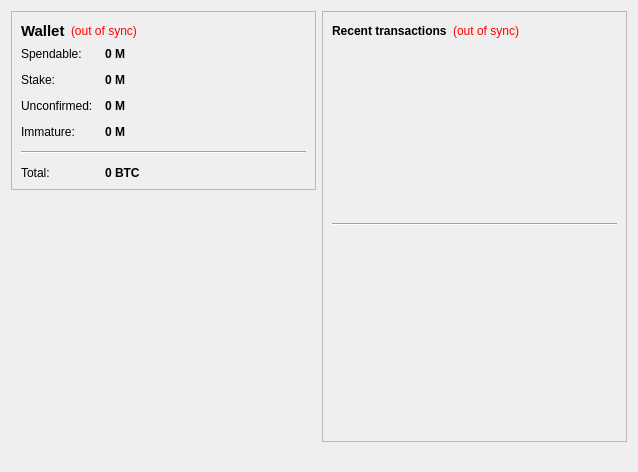
<?xml version="1.0" encoding="UTF-8"?>
<ui version="4.0">
 <class>OverviewPage</class>
 <widget class="QWidget" name="OverviewPage">
  <property name="geometry">
   <rect>
    <x>0</x>
    <y>0</y>
    <width>638</width>
    <height>472</height>
   </rect>
  </property>
  <property name="windowTitle">
   <string>Form</string>
  </property>
  <layout class="QHBoxLayout" name="horizontalLayout" stretch="1,1">
   <item>
    <layout class="QVBoxLayout" name="verticalLayout_2">
     <item>
      <widget class="QFrame" name="frame">
       <property name="frameShape">
        <enum>QFrame::StyledPanel</enum>
       </property>
       <property name="frameShadow">
        <enum>QFrame::Raised</enum>
       </property>
       <layout class="QVBoxLayout" name="verticalLayout_4">
        <item>
         <layout class="QHBoxLayout" name="horizontalLayout_4">
          <item>
           <widget class="QLabel" name="label_5">
            <property name="font">
             <font>
              <pointsize>11</pointsize>
              <weight>75</weight>
              <bold>true</bold>
             </font>
            </property>
            <property name="text">
             <string>Wallet</string>
            </property>
           </widget>
          </item>
          <item>
           <widget class="QLabel" name="labelWalletStatus">
            <property name="toolTip">
             <string>The displayed information may be out of date. Your wallet automatically synchronizes with the Maieuticoin network after a connection is established, but this process has not completed yet.</string>
            </property>
            <property name="styleSheet">
             <string notr="true">QLabel { color: red; }</string>
            </property>
            <property name="text">
             <string notr="true">(out of sync)</string>
            </property>
            <property name="alignment">
             <set>Qt::AlignLeading|Qt::AlignLeft|Qt::AlignVCenter</set>
            </property>
           </widget>
          </item>
          <item>
           <spacer name="horizontalSpacer_2">
            <property name="orientation">
             <enum>Qt::Horizontal</enum>
            </property>
            <property name="sizeHint" stdset="0">
             <size>
              <width>40</width>
              <height>20</height>
             </size>
            </property>
           </spacer>
          </item>
         </layout>
        </item>
        <item>
         <layout class="QFormLayout" name="formLayout_2">
          <property name="fieldGrowthPolicy">
           <enum>QFormLayout::AllNonFixedFieldsGrow</enum>
          </property>
          <property name="horizontalSpacing">
           <number>12</number>
          </property>
          <property name="verticalSpacing">
           <number>12</number>
          </property>
          <item row="0" column="0">
           <widget class="QLabel" name="label">
            <property name="text">
             <string>Spendable:</string>
            </property>
           </widget>
          </item>
          <item row="0" column="1">
           <widget class="QLabel" name="labelBalance">
            <property name="font">
             <font>
              <weight>75</weight>
              <bold>true</bold>
             </font>
            </property>
            <property name="cursor">
             <cursorShape>IBeamCursor</cursorShape>
            </property>
            <property name="toolTip">
             <string>Your current spendable balance</string>
            </property>
            <property name="text">
             <string notr="true">0 M</string>
            </property>
            <property name="textInteractionFlags">
             <set>Qt::LinksAccessibleByMouse|Qt::TextSelectableByKeyboard|Qt::TextSelectableByMouse</set>
            </property>
           </widget>
          </item>
          <item row="1" column="0">
           <widget class="QLabel" name="label_6">
            <property name="text">
             <string>Stake:</string>
            </property>
           </widget>
          </item>
          <item row="1" column="1">
           <widget class="QLabel" name="labelStake">
            <property name="font">
             <font>
              <weight>75</weight>
              <bold>true</bold>
             </font>
            </property>
            <property name="cursor">
             <cursorShape>IBeamCursor</cursorShape>
            </property>
            <property name="toolTip">
             <string>Total of coins that was staked, and do not yet count toward the current balance</string>
            </property>
            <property name="text">
             <string notr="true">0 M</string>
            </property>
            <property name="textInteractionFlags">
             <set>Qt::LinksAccessibleByMouse|Qt::TextSelectableByKeyboard|Qt::TextSelectableByMouse</set>
            </property>
           </widget>
          </item>
          <item row="2" column="0">
           <widget class="QLabel" name="label_3">
            <property name="text">
             <string>Unconfirmed:</string>
            </property>
           </widget>
          </item>
          <item row="2" column="1">
           <widget class="QLabel" name="labelUnconfirmed">
            <property name="font">
             <font>
              <weight>75</weight>
              <bold>true</bold>
             </font>
            </property>
            <property name="cursor">
             <cursorShape>IBeamCursor</cursorShape>
            </property>
            <property name="toolTip">
             <string>Total of transactions that have yet to be confirmed, and do not yet count toward the current balance</string>
            </property>
            <property name="text">
             <string notr="true">0 M</string>
            </property>
            <property name="textInteractionFlags">
             <set>Qt::LinksAccessibleByMouse|Qt::TextSelectableByKeyboard|Qt::TextSelectableByMouse</set>
            </property>
           </widget>
          </item>
          <item row="3" column="0">
           <widget class="QLabel" name="labelImmatureText">
            <property name="text">
             <string>Immature:</string>
            </property>
           </widget>
          </item>
          <item row="3" column="1">
           <widget class="QLabel" name="labelImmature">
            <property name="font">
             <font>
              <weight>75</weight>
              <bold>true</bold>
             </font>
            </property>
            <property name="toolTip">
             <string>Mined balance that has not yet matured</string>
            </property>
            <property name="text">
             <string notr="true">0 M</string>
            </property>
            <property name="textInteractionFlags">
             <set>Qt::LinksAccessibleByMouse|Qt::TextSelectableByKeyboard|Qt::TextSelectableByMouse</set>
            </property>
           </widget>
          </item>
          <item row="4" column="0" colspan="2">
           <widget class="Line" name="line">
            <property name="orientation">
             <enum>Qt::Horizontal</enum>
            </property>
           </widget>
          </item>
          <item row="5" column="0">
           <widget class="QLabel" name="labelTotalText">
            <property name="text">
             <string>Total:</string>
            </property>
           </widget>
          </item>
          <item row="5" column="1">
           <widget class="QLabel" name="labelTotal">
            <property name="font">
             <font>
              <weight>75</weight>
              <bold>true</bold>
             </font>
            </property>
            <property name="cursor">
             <cursorShape>IBeamCursor</cursorShape>
            </property>
            <property name="toolTip">
             <string>Your current total balance</string>
            </property>
            <property name="text">
             <string notr="true">0 BTC</string>
            </property>
            <property name="textInteractionFlags">
             <set>Qt::LinksAccessibleByMouse|Qt::TextSelectableByKeyboard|Qt::TextSelectableByMouse</set>
            </property>
           </widget>
          </item>
         </layout>
        </item>
       </layout>
      </widget>
     </item>
     <item>
      <spacer name="verticalSpacer">
       <property name="orientation">
        <enum>Qt::Vertical</enum>
       </property>
       <property name="sizeHint" stdset="0">
        <size>
         <width>20</width>
         <height>20</height>
        </size>
       </property>
      </spacer>
     </item>
     <item alignment="Qt::AlignHCenter">
      <widget class="QLabel" name="label_2">
       <property name="minimumSize">
        <size>
         <width>146</width>
         <height>250</height>
        </size>
       </property>
       <property name="maximumSize">
        <size>
         <width>146</width>
         <height>250</height>
        </size>
       </property>
       <property name="text">
        <string/>
       </property>
       <property name="pixmap">
        <pixmap resource="../bitcoin.qrc">:/images/robot</pixmap>
       </property>
       <property name="scaledContents">
        <bool>true</bool>
       </property>
       <property name="alignment">
        <set>Qt::AlignCenter</set>
       </property>
      </widget>
     </item>
    </layout>
   </item>
   <item>
    <layout class="QVBoxLayout" name="verticalLayout_3">
     <item>
      <widget class="QFrame" name="frame_2">
       <property name="frameShape">
        <enum>QFrame::StyledPanel</enum>
       </property>
       <property name="frameShadow">
        <enum>QFrame::Raised</enum>
       </property>
       <layout class="QVBoxLayout" name="verticalLayout">
        <item>
         <layout class="QHBoxLayout" name="horizontalLayout_2">
          <item>
           <widget class="QLabel" name="label_4">
            <property name="text">
             <string>&lt;b&gt;Recent transactions&lt;/b&gt;</string>
            </property>
           </widget>
          </item>
          <item>
           <widget class="QLabel" name="labelTransactionsStatus">
            <property name="toolTip">
             <string>The displayed information may be out of date. Your wallet automatically synchronizes with the Maieuticoin network after a connection is established, but this process has not completed yet.</string>
            </property>
            <property name="styleSheet">
             <string notr="true">QLabel { color: red; }</string>
            </property>
            <property name="text">
             <string notr="true">(out of sync)</string>
            </property>
            <property name="alignment">
             <set>Qt::AlignRight|Qt::AlignTrailing|Qt::AlignVCenter</set>
            </property>
           </widget>
          </item>
          <item>
           <spacer name="horizontalSpacer">
            <property name="orientation">
             <enum>Qt::Horizontal</enum>
            </property>
            <property name="sizeHint" stdset="0">
             <size>
              <width>40</width>
              <height>20</height>
             </size>
            </property>
           </spacer>
          </item>
         </layout>
        </item>
        <item>
         <widget class="QListView" name="listTransactions">
          <property name="styleSheet">
           <string notr="true">QListView { background: transparent; }</string>
          </property>
          <property name="frameShape">
           <enum>QFrame::NoFrame</enum>
          </property>
          <property name="verticalScrollBarPolicy">
           <enum>Qt::ScrollBarAlwaysOff</enum>
          </property>
          <property name="horizontalScrollBarPolicy">
           <enum>Qt::ScrollBarAlwaysOff</enum>
          </property>
          <property name="selectionMode">
           <enum>QAbstractItemView::NoSelection</enum>
          </property>
         </widget>
        </item>
          <item>
           <widget class="Line" name="line">
            <property name="orientation">
             <enum>Qt::Horizontal</enum>
            </property>
           </widget>
          </item>
          <item>
           <widget class="QCustomPlot" name="diffplot" native="true">
            <property name="minimumSize">
             <size>
              <width>0</width>
              <height>200</height>
             </size>
            </property>
           </widget>
          </item>
       </layout>
      </widget>
     </item>
     <item>
      <spacer name="verticalSpacer_2">
       <property name="orientation">
        <enum>Qt::Vertical</enum>
       </property>
       <property name="sizeHint" stdset="0">
        <size>
         <width>20</width>
         <height>40</height>
        </size>
       </property>
      </spacer>
     </item>
    </layout>
   </item>
  </layout>
 </widget>
 <customwidgets>
  <customwidget>
   <class>QCustomPlot</class>
   <extends>QWidget</extends>
   <header>qcustomplot.h</header>
   <container>1</container>
  </customwidget>
 </customwidgets>
 <resources>
  <include location="../bitcoin.qrc"/>
 </resources>
 <connections/>
</ui>
